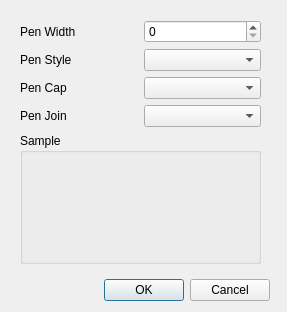
<?xml version="1.0" encoding="UTF-8"?>
<ui version="4.0">
    <class>Dialog</class>
    <widget class="QDialog" name="Dialog">
        <property name="geometry">
            <rect>
                <x>0</x>
                <y>0</y>
                <width>287</width>
                <height>312</height>
            </rect>
        </property>
        <property name="windowTitle">
            <string>Pick a pen</string>
        </property>
        <layout class="QGridLayout" name="gridLayout">
            <item row="2" column="0">
                <widget class="QDialogButtonBox" name="buttonBox">
                    <property name="orientation">
                        <enum>Qt::Horizontal</enum>
                    </property>
                    <property name="standardButtons">
                        <set>QDialogButtonBox::Cancel|QDialogButtonBox::Ok</set>
                    </property>
                </widget>
            </item>
            <item row="1" column="0">
                <widget class="QWidget" name="widget" native="true">
                    <layout class="QGridLayout" name="gridLayout_2">
                        <item row="0" column="1">
                            <widget class="QSpinBox" name="spinBox_penWidth"/>
                        </item>
                        <item row="4" column="0" colspan="2">
                            <widget class="QGroupBox" name="groupBox">
                                <property name="title">
                                    <string>Sample</string>
                                </property>
                                <layout class="QGridLayout" name="gridLayout_3">
                                    <item row="0" column="0">
                                        <widget class="QWidget" name="sample_widget" native="true"/>
                                    </item>
                                </layout>
                            </widget>
                        </item>
                        <item row="0" column="0">
                            <widget class="QLabel" name="label_4">
                                <property name="text">
                                    <string>Pen Width</string>
                                </property>
                            </widget>
                        </item>
                        <item row="1" column="0">
                            <widget class="QLabel" name="label">
                                <property name="text">
                                    <string>Pen Style</string>
                                </property>
                            </widget>
                        </item>
                        <item row="3" column="0">
                            <widget class="QLabel" name="label_3">
                                <property name="text">
                                    <string>Pen Join</string>
                                </property>
                            </widget>
                        </item>
                        <item row="3" column="1">
                            <widget class="QComboBox" name="comboBox_penJoin"/>
                        </item>
                        <item row="2" column="0">
                            <widget class="QLabel" name="label_2">
                                <property name="text">
                                    <string>Pen Cap</string>
                                </property>
                            </widget>
                        </item>
                        <item row="1" column="1">
                            <widget class="QComboBox" name="comboBox_penStyle"/>
                        </item>
                        <item row="2" column="1">
                            <widget class="QComboBox" name="comboBox_penCap"/>
                        </item>
                    </layout>
                </widget>
            </item>
            <item row="1" column="1">
                <widget class="QWidget" name="widget_penColor" native="true"/>
            </item>
        </layout>
    </widget>
    <resources/>
    <connections>
        <connection>
            <sender>buttonBox</sender>
            <signal>rejected()</signal>
            <receiver>Dialog</receiver>
            <slot>reject()</slot>
            <hints>
                <hint type="sourcelabel">
                    <x>143</x>
                    <y>291</y>
                </hint>
                <hint type="destinationlabel">
                    <x>143</x>
                    <y>155</y>
                </hint>
            </hints>
        </connection>
    </connections>
</ui>
